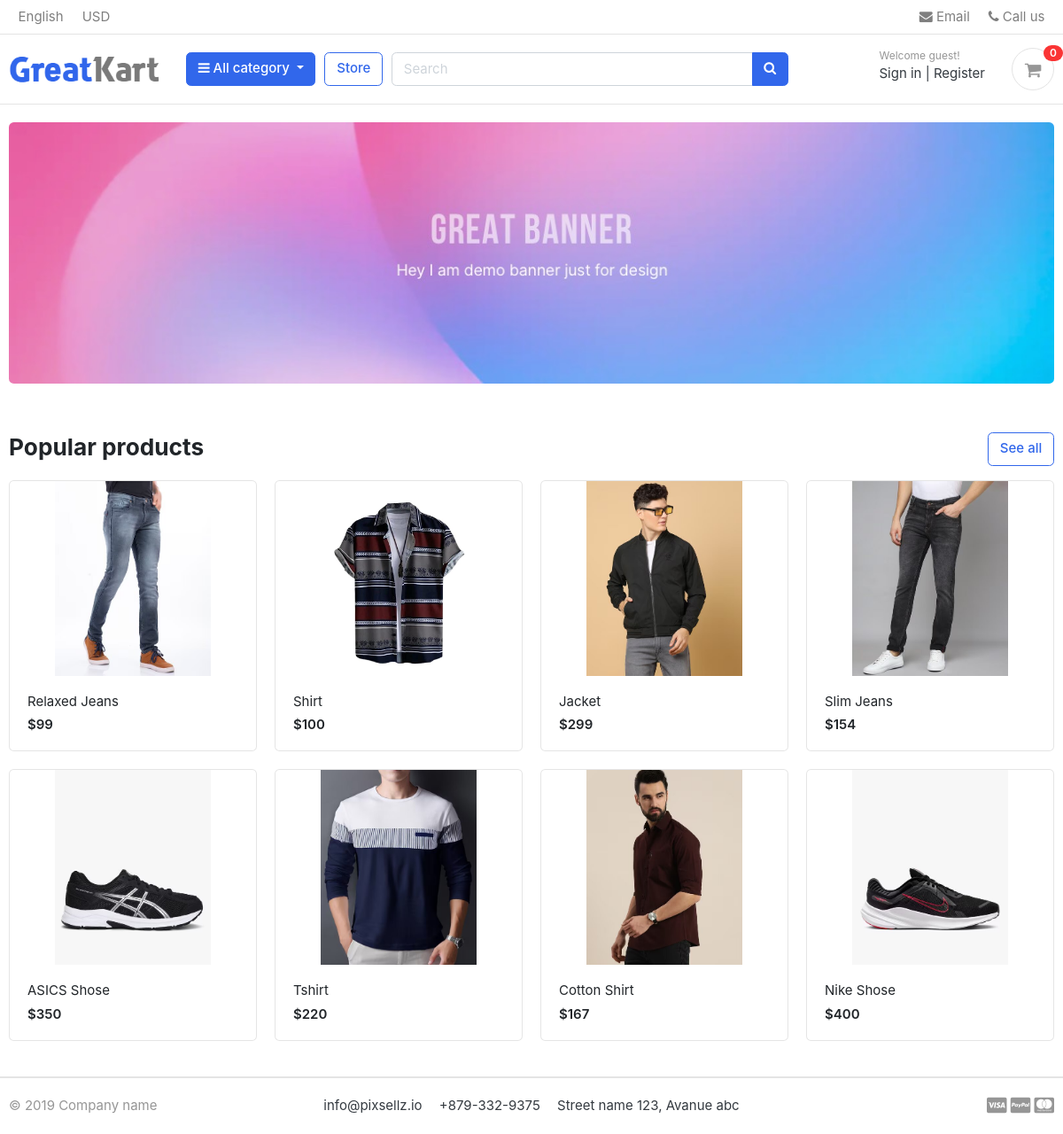
The page / on the database its author committed.
### store/models.py (models this page shows, shortened)
class Product(models.Model):
    product_name    = models.CharField(max_length=100, unique=True)
    description     = models.TextField(max_length=500, blank=True)
    slug            = models.SlugField(max_length=100, unique=True)
    price           = models.IntegerField()
    images          = models.ImageField(upload_to='products')
    stock           = models.IntegerField()
    is_available    = models.BooleanField(default=True)
    category        = models.ForeignKey(Category, on_delete=models.CASCADE)
    created_date    = models.DateTimeField(auto_now_add=True)
    modified_date   = models.DateTimeField(auto_now=True)
    def get_url(self):
        return reverse('product_detail', args=[self.category.slug, self.slug])

### ecommerce/views.py (the view)
# urls.py: path('', views.home, name='home'),
def home(request):
    products = Product.objects.all().filter(is_available=True)
    context = {
        'products': products,
    }
    return render(request, 'home.html', context)

### carts/context_processors.py (called while the page is built)
def counter(request):
    cart_count = 0
    if 'admin' in request.path:
        return{}
    else:
        try:
            cart = Cart.objects.filter(cart_id=_cart_id(request))
            if request.user.is_authenticated:
                cart_items = CartItem.objects.all().filter(user=request.user)
            else:
                cart_items = CartItem.objects.all().filter(cart=cart[:1])
            for cart_item in cart_items:
                cart_count += cart_item.quantity
        except Cart.DoesNotExist:
            cart_count = 0
    return dict(cart_count=cart_count)

### carts/views.py (called while the page is built)
def _cart_id(request):
    cart = request.session.session_key
    if not cart:
        cart = request.session.create()
    return cart

### category/context_processors.py (called while the page is built)
def menu_links(request):
    links = Category.objects.all()
    return dict(links=links)

### category/models.py (called while the page is built)
    def get_url(self):
        return reverse('products_by_category', args=[self.slug])

### templates/home.html
{% extends 'base.html' %}
{%load static%}
{%block content%}
<section class="section-intro padding-y-sm">
<div class="container">
<div class="intro-banner-wrap">
	<img src="{% static 'images/banners/1.jpg' %}" class="img-fluid rounded">
</div>
</div>
</section>
<section class="section-name padding-y-sm">
<div class="container">
<header class="section-heading">
	<a href="{% url 'store' %}" class="btn btn-outline-primary float-right">See all</a>
	<h3 class="section-title">Popular products</h3>
</header>
<div class="row">
	{% for product in products %}
	<div class="col-md-3">
		<div class="card card-product-grid">
			<a href="{{ product.get_url }}" class="img-wrap"> <img src="{{product.images.url}}"> </a>
			<figcaption class="info-wrap">
				<a href="{{ product.get_url }}" class="title">{{product.product_name}}</a>
				<div class="price mt-1">${{product.price}}</div>
			</figcaption>
		</div>
	</div>
	{% endfor %}
</div>
</section>
</body>
</html>
{%endblock%}

### static/css/ui.css (style rules this page uses)
html { font-family: "Inter", sans-serif; font-size: 15px; }
.img-wrap { text-align: center; display: block; }
.img-wrap img { max-width: 100%; }
.padding-y-sm { padding-top: 20px; padding-bottom: 20px; }
.section-heading { margin-bottom: 20px; margin-top: 15px; }
.section-title { color: #212529; }
[class*=card-product] a.title { color: #212529; display: block; }
[class*=card-product] .img-wrap { overflow: hidden; position: relative; }
[class*=card-product] .img-wrap img { height: 100%; max-width: 100%; width: auto; display: inline-block; -o-object-fit: cover; object-fit: cover; }
.card-product-grid { margin-bottom: 20px; }
.card-product-grid .img-wrap { border-radius: 0.2rem 0.2rem 0 0; height: 220px; }
.card-product-grid .info-wrap { overflow: hidden; padding: 18px 20px; }
.card .img-wrap { overflow: hidden; }
.price { font-weight: 600; color: #212529; }

### rows shown on the page
Product: images (picture), product_name "Relaxed Jeans", price "99"
Product: images (picture), product_name "Shirt", price "100"
Product: images (picture), product_name "Jacket", price "299"
Product: images (picture), product_name "Slim Jeans", price "154"
Product: images (picture), product_name "ASICS Shose", price "350"
Product: images (picture), product_name "Tshirt", price "220"
Product: images (picture), product_name "Cotton Shirt", price "167"
Product: images (picture), product_name "Nike Shose", price "400"

### other values the page prints
{{ cart_count }} "0"
